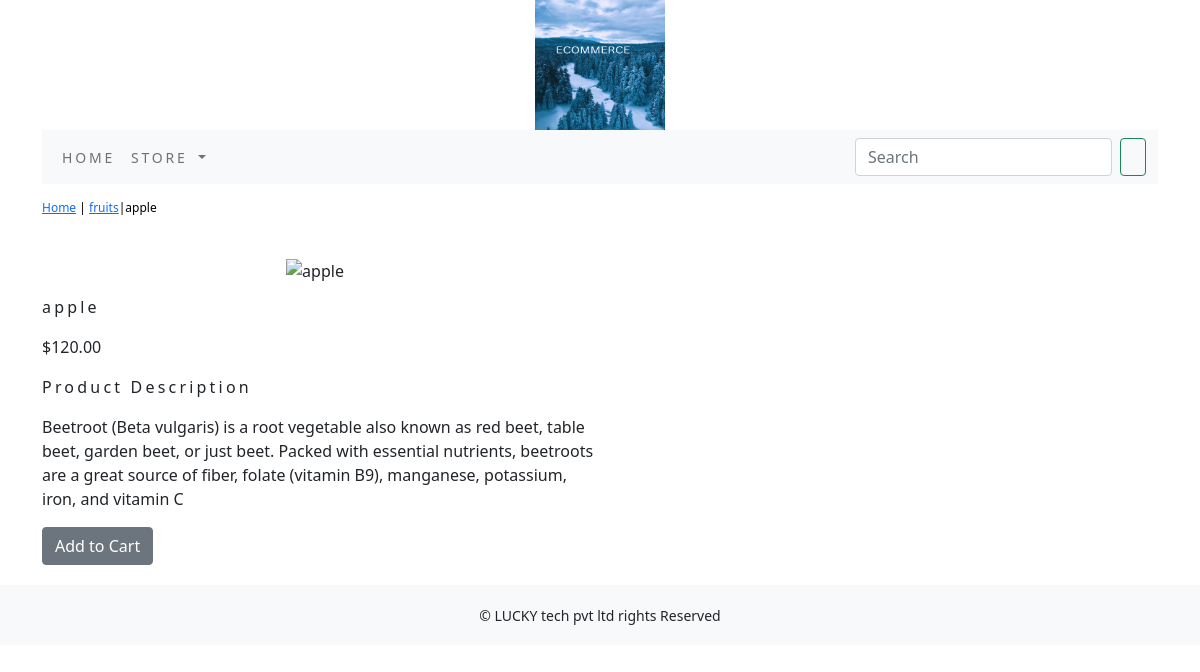
/store/fruits/apple/, run on the app's committed database.
### store/models.py (models this page shows, shortened)
class Product(models.Model):
    name=models.CharField(max_length=250,unique=True)
    slug=models.SlugField(max_length=250,unique=True)
    description=models.TextField(blank=True)
    price=models.DecimalField(max_digits=10,decimal_places=2)
    category=models.ForeignKey(Category,on_delete=models.CASCADE)
    image=models.ImageField(upload_to='product',blank=True)
    stock=models.IntegerField()
    available=models.BooleanField(default=True)
    created=models.DateTimeField(auto_now_add=True)
    updated=models.DateTimeField(auto_now_add=True)
    class Meta:
        ordering = ('name',)
        verbose_name = 'product'
        verbose_name_plural = 'products'

class Category(models.Model):
    name=models.CharField(max_length=250,unique=True)
    slug=models.SlugField(max_length=250,unique=True)
    description=models.TextField(blank=True)
    image=models.ImageField(upload_to='category',blank=True)
    class Meta:
        ordering=('name',)
        verbose_name='category'
        verbose_name_plural='categories'
    def get_url(self):
        return reverse('store:products_by_category',args=[self.slug])
    def __str__(self):
        return '{}'.format(self.name)

### store/views.py (the view)
# urls.py: path('<slug:c_slug>/<slug:product_slug>/', views.proDetail, name='prodCatdetail'),
def proDetail(request,c_slug,product_slug):
    try:
        product=Product.objects.get(category__slug=c_slug,slug=product_slug)
    except Exception as e:
        raise e
    return render(request,'product.html',{'product':product})

### cart/context_processors.py (called while the page is built)
def counter(request):
    item_count=0
    if 'admin' in request.path:
         return {}
    else:
        try:
            cart=Cart.objects.filter(cart_id=_cart_id(request))
            car_items=CartItem.objects.all().filter(cart=cart[:1])
            for cart_items in car_items:
                  item_count += cart_items.quantity
        except Cart.DoesNotExist:
            item_count =0
    return  dict(item_count=item_count)

### cart/views.py (called while the page is built)
def _cart_id(request):
    cart=request.session.session_key
    if not cart:
        cart=request.session.create()
    return cart

### store/context_processors.py (called while the page is built)
def menu_links(request):
    links=Category.objects.all()
    return dict(links=links)

### templates/product.html (shortened to what this page needs)
{% extends 'base.html' %}
{% load static %}
{% block content %}
<div class="row my_prod_row_class">
    <div class="mx_auto">
        <p> <a href="{% url 'store:allProdCat' %}">Home</a> | <a href ="{{product.category.get_url}}">{{product.category}}</a>|{{product.name}} </p>
    </div>
<div class="container">
<br>
<div class="row">
    <div class="col-12 col-sm-12 col-md-12 col-lg-6 text-center">
        <div style="min-width:18rem">
            <img src="{{products.image.url}}" alt="{{product.name}}">
        </div>
    </div>
</div>
     <div class="col-12 col-sm-12 col-md-12 col-lg-6">
         <div>
        <h1 class="my_prod_title">{{product.name}}</h1>
        <p>${{product.price}}</p>
        <p class="my_title">Product Description</p>
        <p class="text-justify my_rod_text">{{product.description}}</p>
        {% if product.stock <= 0 %}
        <p class="text-justify my_prod_text"><b> Out of stock </b></p>
        {% else %}
        <a class="btn btn-secondary" href="{% url 'cart:add_cart' product.id %}">Add to Cart</a>
        {% endif %}
</div>
    </div>
</div>
</div>
{% endblock %}

### templates/base.html (shortened to what this page needs)
{% load static %}
<!DOCTYPE html>
<html lang="en">
<head>
   <link rel="stylesheet" href="{% static 'css/custom.css' %}">
    <link href="{% static 'css/bootstrap.min.css' %}" rel="stylesheet">
</head>
<body>
<div class="container">
{% include 'header.html' %}
{% include 'navbar.html' %}
{% block content %}
{% endblock %}
</div>
{% include 'footer.html' %}
</body>
</html>

### templates/header.html
{% load static %}
<header>
    <center>
        <a href="{% url 'store:allProdCat' %}"></a> <img src="{% static 'img/logo.png' %}" alt="logimage" width="130px" height="130px" >
    </center>
</header>

### templates/navbar.html (shortened to what this page needs)
<nav class="navbar navbar-expand-lg navbar-light bg-light">
  <div class="container-fluid">
    <div class="collapse navbar-collapse" id="navbarSupportedContent">
      <ul class="navbar-nav me-auto mb-2 mb-lg-0">
          <li class="nav-item">
          <a class="nav-link" href="#">Home</a>
        </li>
        <li class="nav-item dropdown  {% if 'store' in request.path %} active {% endif %}">
          <a class="nav-link dropdown-toggle" href="#" id="navbarDropdown" role="button" data-bs-toggle="dropdown" aria-expanded="false">
            Store
          </a>
        </li>
      </ul>
      <form class="d-flex" action="{% url 'search_app:SearchResult' %}" method="get">
        <input class="form-control me-2" type="search" placeholder="Search" name="q" aria-label="Search">
        <button class="btn btn-outline-success" type="submit"></button>
      </form>
    </div>
  </div>
</nav>

### templates/footer.html
<div class="footer navbar-fixed-bottom my_footer">
    <p class="text-center">&copy; LUCKY tech pvt ltd rights Reserved</p>
</div>

### static/css/custom.css (style rules this page uses)
body { font-family: 'Roboto', sans-serif; }
.nav-item { letter-spacing : .2em; font-size : 14px; text-transform : uppercase; }
.my_footer { background-color:#f8f9fa; height:60px; }
.my_footer p { padding-top:20px; font-size:14px; }
.my_title { font-size:16px; text_transform:uppercase; letter-spacing:.2em; }
.my_prod_row_class { padding-top:15px; padding-bottom:20px; }
.my_prod_row_class .mx_auto { color:#000; font-size:12px; text-decoration:none; }
.my_prod_title { font-size:16px; text_transform:uppercase; letter-spacing:.2em; padding-top:15px; padding-bottom:10px; }

### data on the page
Product: category "fruits", name "apple", price "120.00", description "Beetroot (Beta vulgaris) is a root vegetable also known as red beet, table beet, garden beet, or just beet. Packed with essential nutrients, beetroots are a great source of fiber, folate (vitamin B9), manganese, potassium, iron, and vitamin C"
